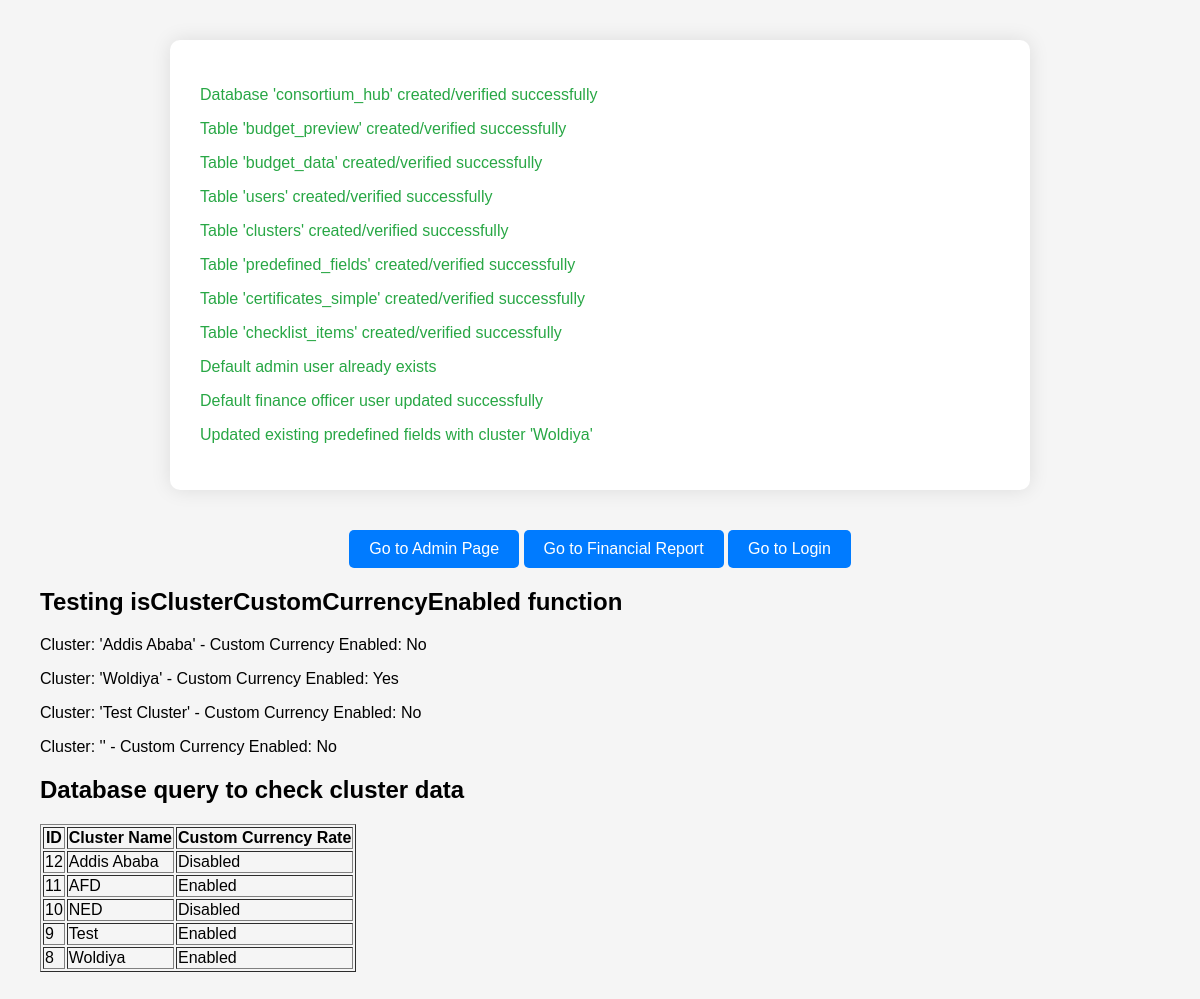
Screenshot of /test_custom_currency.php with the database file from the repository.
### tables this page shows
CREATE TABLE `clusters` (
  `id` int(11) NOT NULL,
  `cluster_name` varchar(100) NOT NULL,
  `description` text DEFAULT NULL,
  `is_active` tinyint(1) DEFAULT 1,
  `created_at` timestamp NOT NULL DEFAULT current_timestamp(),
  `updated_at` timestamp NOT NULL DEFAULT current_timestamp() ON UPDATE current_timestamp(),
  `custom_currency_rate` tinyint(1) DEFAULT 0
);

### currency_functions.php (called while the page is built, shortened)
<?php
function isClusterCustomCurrencyEnabled($conn, $clusterName) {
    if (empty($clusterName)) {
        return false;
    }
    try {
        $stmt = $conn->prepare("SELECT custom_currency_rate FROM clusters WHERE cluster_name = ? AND is_active = 1");
        $stmt->bind_param("s", $clusterName);
        $stmt->execute();
        $result = $stmt->get_result();
        if ($row = $result->fetch_assoc()) {
            return (bool) $row['custom_currency_rate'];
        }
        return false;
    } catch (Exception $e) {
        error_log("Error checking custom currency rate flag: " . $e->getMessage());
        return false;
    }
}
?>

### test_custom_currency.php (the view)
<?php
include 'setup_database.php';
include 'currency_functions.php';
$testClusters = ['Addis Ababa', 'Woldiya', 'Test Cluster', ''];
echo "<h2>Testing isClusterCustomCurrencyEnabled function</h2>";
foreach ($testClusters as $cluster) {
    $result = isClusterCustomCurrencyEnabled($conn, $cluster);
    echo "<p>Cluster: '" . htmlspecialchars($cluster) . "' - Custom Currency Enabled: " . ($result ? 'Yes' : 'No') . "</p>";
}
echo "<h2>Database query to check cluster data</h2>";
$stmt = $conn->prepare("SELECT id, cluster_name, custom_currency_rate FROM clusters WHERE is_active = 1 ORDER BY cluster_name");
$stmt->execute();
$result = $stmt->get_result();
echo "<table border='1'>";
echo "<tr><th>ID</th><th>Cluster Name</th><th>Custom Currency Rate</th></tr>";
while ($row = $result->fetch_assoc()) {
    echo "<tr>";
    echo "<td>" . $row['id'] . "</td>";
    echo "<td>" . htmlspecialchars($row['cluster_name']) . "</td>";
    echo "<td>" . ($row['custom_currency_rate'] ? 'Enabled' : 'Disabled') . "</td>";
    echo "</tr>";
}
echo "</table>";
?>

### setup_database.php (style rules this page uses)
body { font-family: Arial, sans-serif; margin: 40px; background: #f5f5f5; }

### rows the page displays
clusters: id "12", cluster_name "Addis Ababa", custom_currency_rate "Disabled"
clusters: id "11", cluster_name "AFD", custom_currency_rate "Enabled"
clusters: id "10", cluster_name "NED", custom_currency_rate "Disabled"
clusters: id "9", cluster_name "Test", custom_currency_rate "Enabled"
clusters: id "8", cluster_name "Woldiya", custom_currency_rate "Enabled"

### other values shown
$dbname "consortium_hub"
$cluster "Addis Ababa"
$cluster "Woldiya"
$cluster "Test Cluster"
